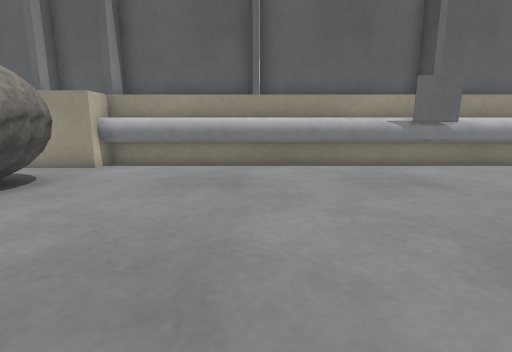
View 1 (above)

18 first-person views from a walk through a robot-simulator world made for Gazebo. The camera is 0.27 m above the floor, tilts 10° down and sees 85° across. The floor is counted in squares, 0.2 m on a side. Each view is taken from the middle of a square. On the plan, view 1 faces up. The plan holds only what a view shows up to about 13 squares ahead; the rest is blank. The place goes on beyond the plan. Simple shapes stand in for some stock models. Some surface patterns are stand-ins.

View 2
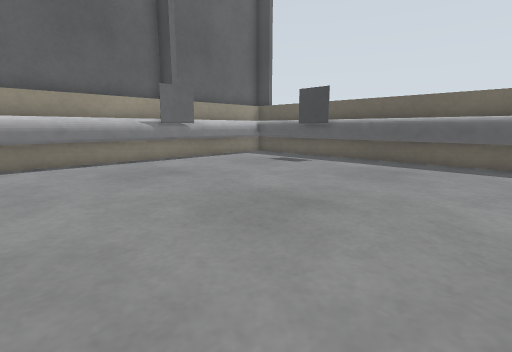

View 3
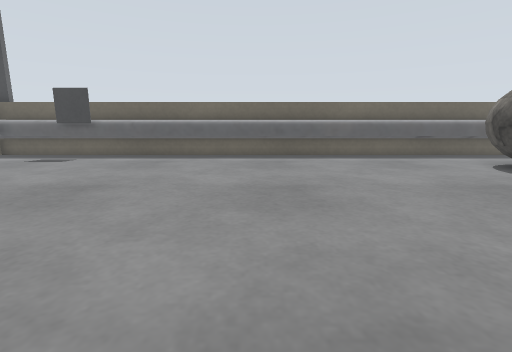

View 4
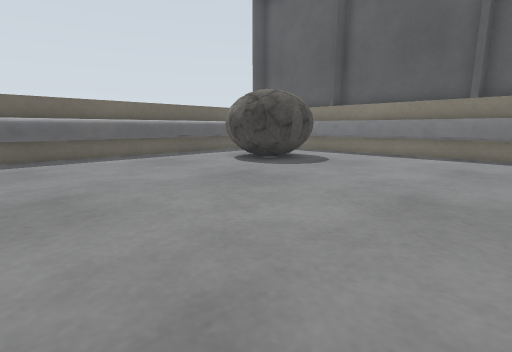

View 5
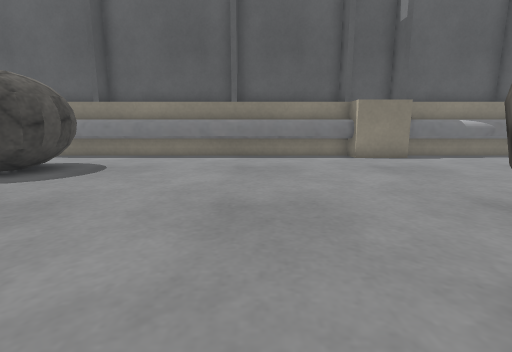

View 6
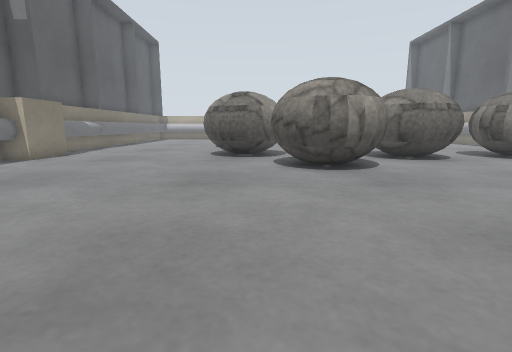

View 7
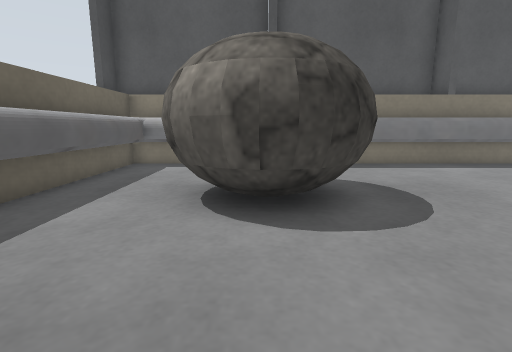

View 8
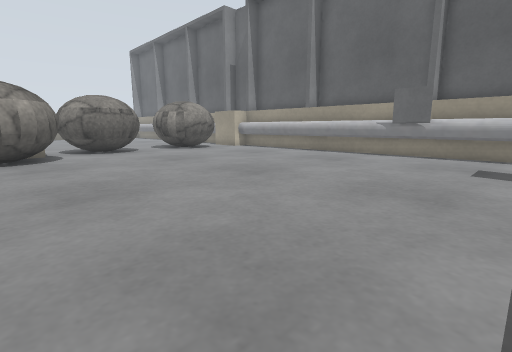

View 9
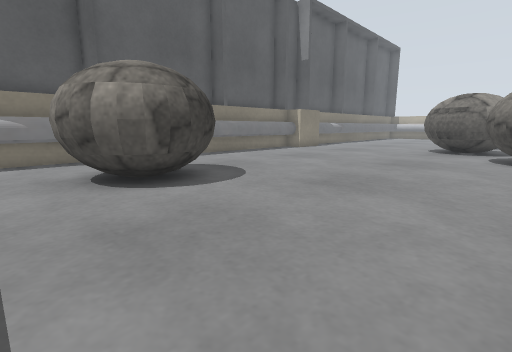

View 10
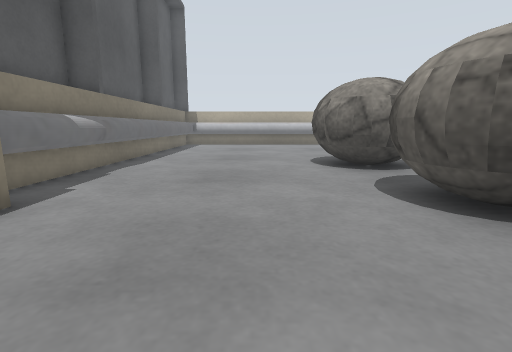

View 11
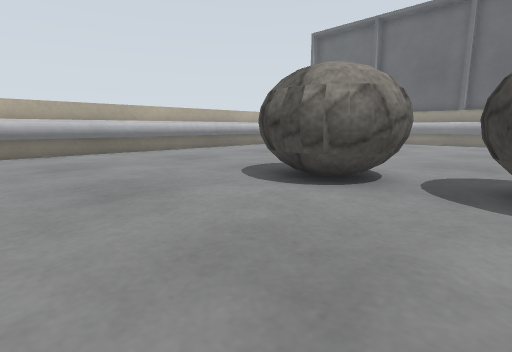

View 12
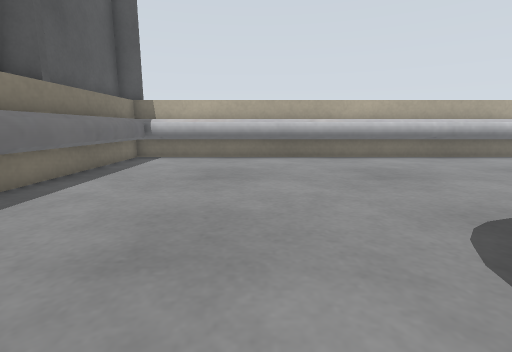

View 13
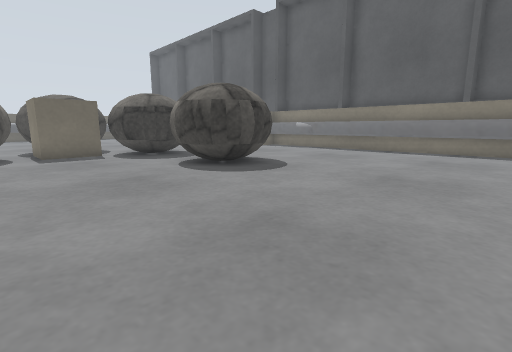

View 14
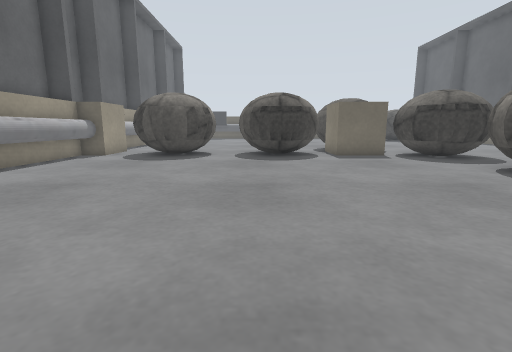

View 15
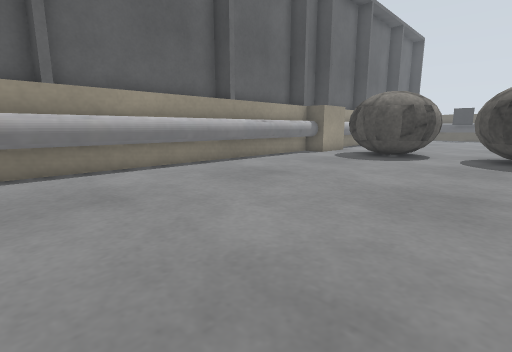

View 16
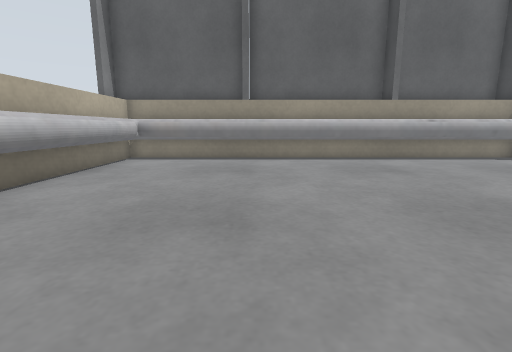

View 17
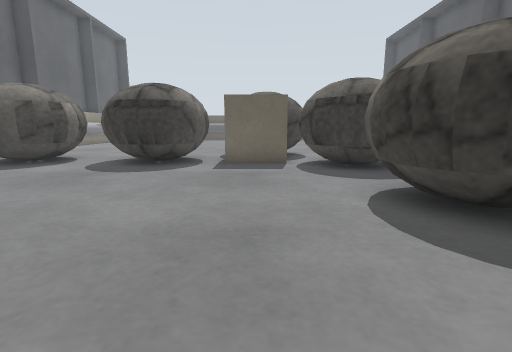

View 18
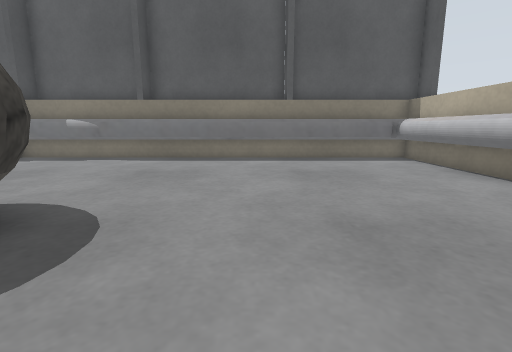

### Floor plan
Key: @ floor where view 1 was taken; # wall or solid block; . floor; B grey box; R rock.
Columns run from 24 left of view 1 to 11 right of it. Each row starts with its distance up from view 1.
 10 ##############################B#####
  9 #................##................#
  8 #................R ................#
  7 #...............R  R...............#
  6 #..............RRRRR...............B
  5 #...............RRRR...............#
  4 #................RR................#
  3 #................R ................#
  2  ...............RRRR...............#
  1   .............RRRRR...............#
  0 # ..............RRRR....@..........#
 -1 #. .............RRR................#
 -2 #................##RRR.............#
 -3 #................# RRRR............#
 -4 #................##RRRR............#
 -5 #.........RRR..RRRRRRR.............#
 -6 #........RRRR.RRRRR................#
 -7 #........RRRRRRRRRR................#
 -8 #........RRRR..RRR.................#
 -9 #.........RRR......................#
-10 #.............................RRR..#
-11 #............................RRRR..#
-12 #............................RR RR.#
-13 #............................    ..#
-14 #..................................#
-15 #................##................#
-16 ####################################

Positions as (right, up) in squares from view 1, and headings:
1: (0, 0), facing up
2: (0, -1), facing up-right
3: (-2, -2), facing right
4: (-2, -2), facing down-right
5: (-1, -3), facing down
6: (6, -6), facing left
7: (7, -6), facing down
8: (10, -4), facing up-left
9: (10, -4), facing down-left
10: (-3, -11), facing left
11: (-9, -14), facing up-left
12: (-12, -11), facing left
13: (-22, 0), facing down-right
14: (-21, 2), facing right
15: (-21, 1), facing up-right
16: (-19, -2), facing up
17: (-18, -3), facing right
18: (-18, -4), facing down
